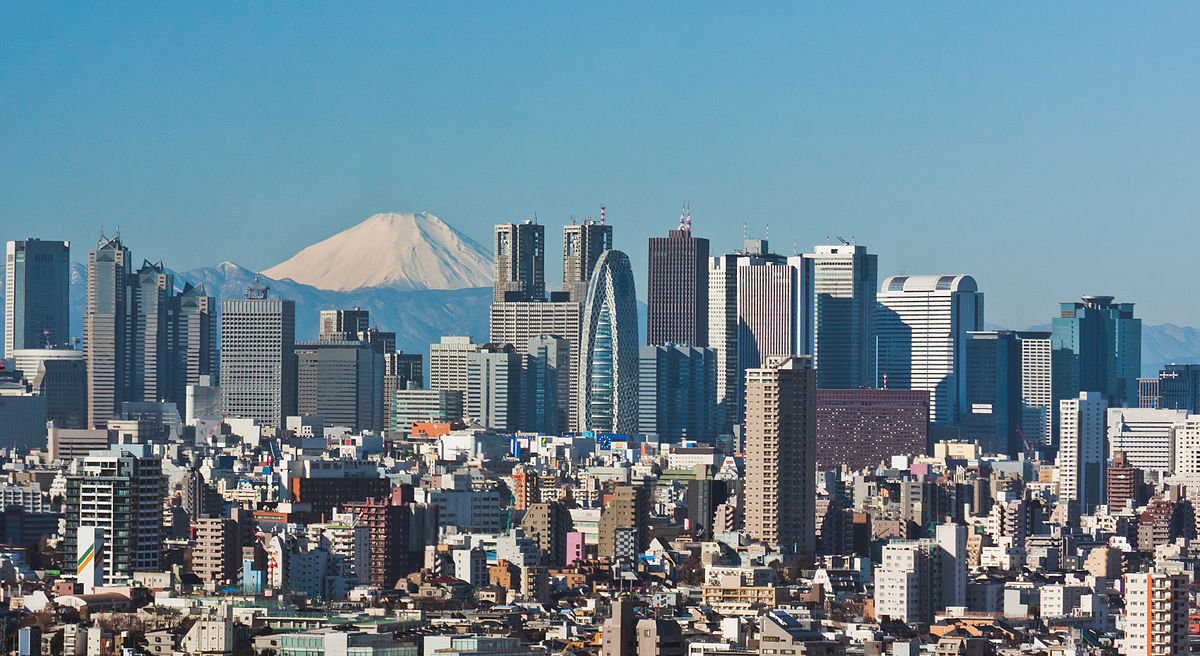
#> input picture Images/city.jpg, 1200 x 656 px, found by its file name
$ python 'Image Transformations.py'
#> lines starting #> are read from the running program, lines starting #| are printed output that depends on the picture
#!/usr/bin/env python
# coding: utf-8

# In[1]:


import cv2 as cv
import os
import numpy as np
os.chdir(r"E:/")


# In[2]:


img = cv.imread('city.jpg')
#> img is the input picture: shape (656, 1200, 3); mean B, G, R 145.8, 132.6, 107.4

cv.imshow('City',img)

def translate(img,x,y):

#> called with x = 100, y = 100
    transMat = np.float32([[1,0,x],[0,1,y]])

    dimensions = (img.shape[1],img.shape[0])
#> dimensions = (1200, 656)

    # this is used to take in the source, function and dimension size to be given

    return cv.warpAffine(img,transMat,dimensions)
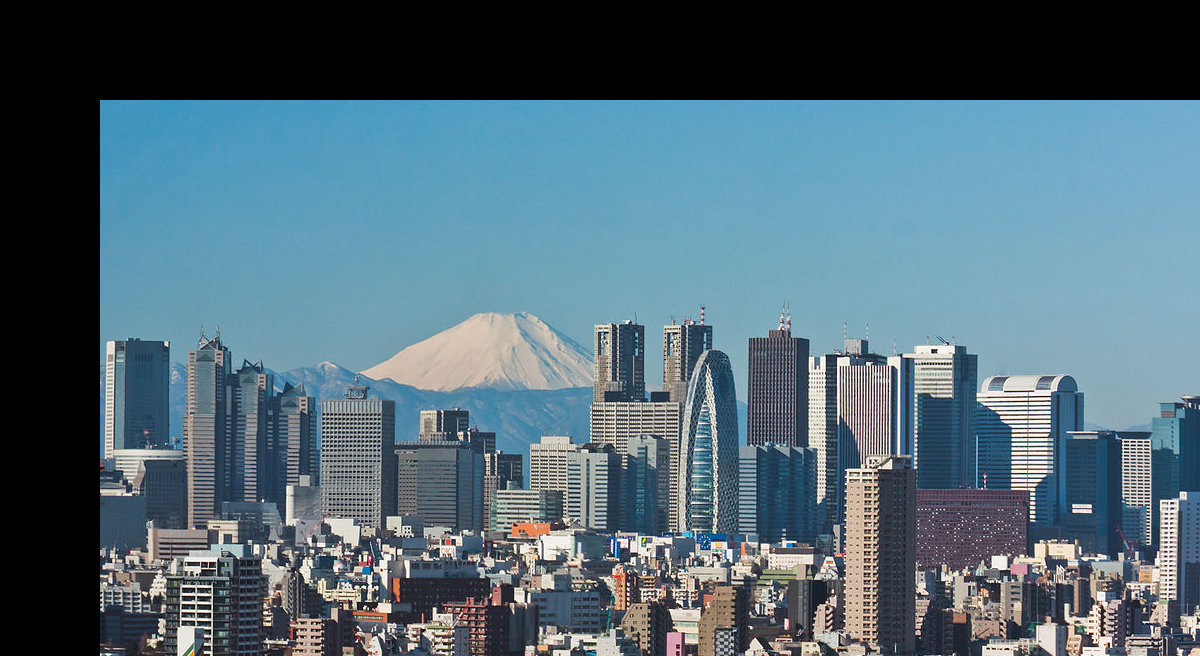
#> returned value: shape (656, 1200, 3); mean of channels 0, 1, 2 117.9, 105.5, 81.5; drawn as B, G, R

# -x shifts the source left x turns right
# -y shifts up and y shifts down

translated = translate(img,100,100)

cv.imshow('Translated',translated)

cv.waitKey(0)


# # Rotation

# In[4]:


img = cv.imread('city.jpg')

cv.imshow('City',img)

# Any specific point can also be rotated

def rotate(img,angle,rotPoint=None):

#> called with angle = -45
    (height,width) = img.shape[:2]
#> height = 656; width = 1200

    if rotPoint==None:

        rotPoint = (width//2,height//2)
#> rotPoint = (600, 328)

    rotMat = cv.getRotationMatrix2D(rotPoint,angle,1.0)

    dimensions= (width,height)
#> dimensions = (1200, 656)

    return cv.warpAffine(img,rotMat,dimensions)
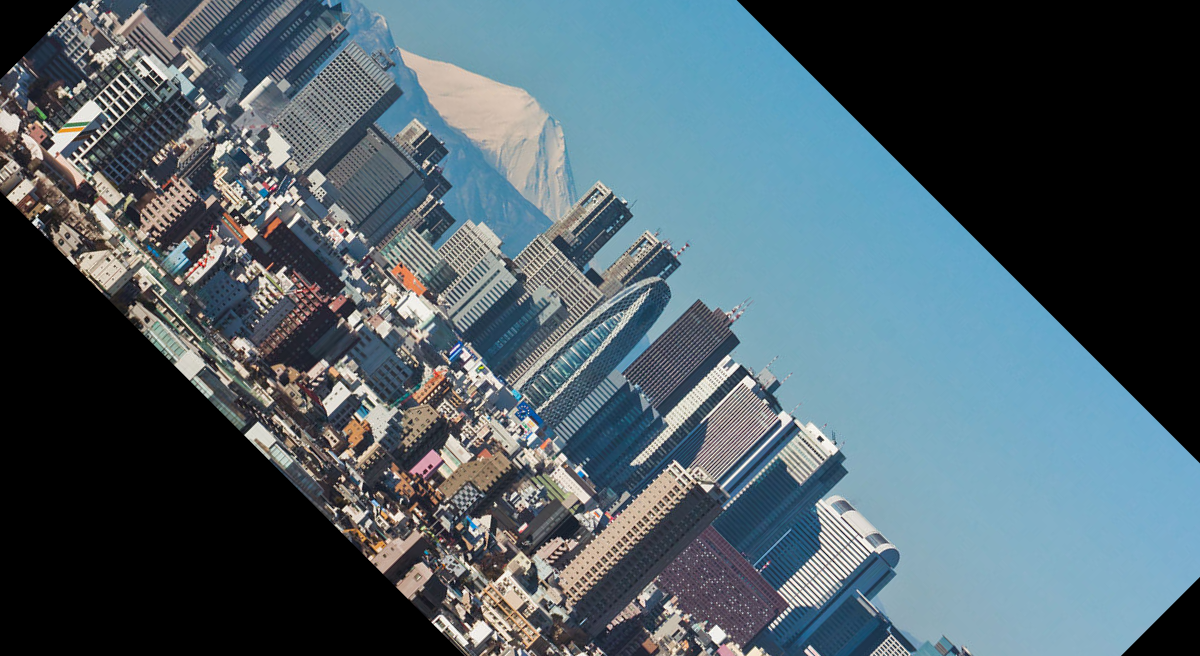
#> returned value: shape (656, 1200, 3); mean of channels 0, 1, 2 103.9, 95.3, 78.6; drawn as B, G, R

# give negative value to turn the angle to opposite direction

rotated = rotate(img,-45)

cv.imshow('Rotated',rotated)

cv.waitKey(0)


# In[ ]:

$ run again, with Images/Cat.jpg copied over Images/city.jpg
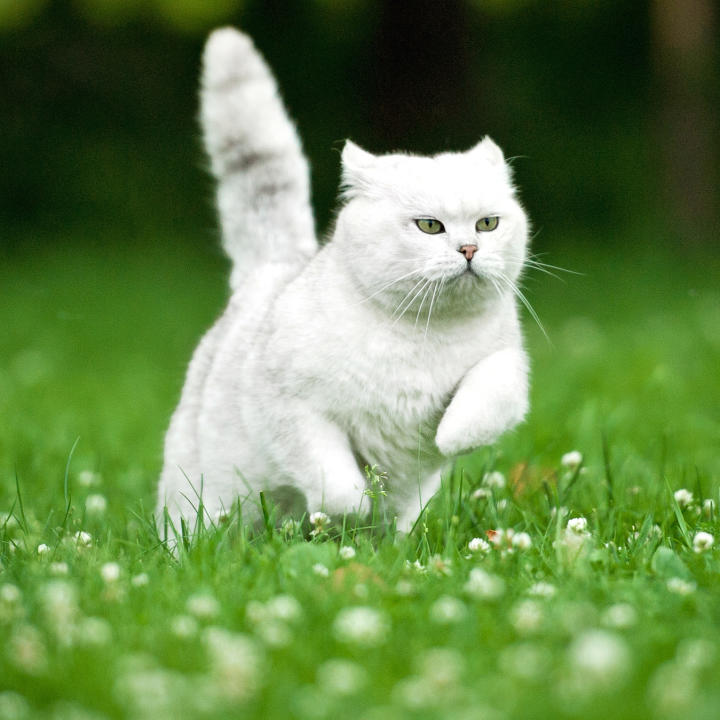
#> input picture Images/Cat.jpg, 720 x 720 px, found by its file name
#> img is the input picture: shape (720, 720, 3); mean B, G, R 78.6, 135, 104.4
#> in translate, `return cv.warpAffine(img,transMat,dimensions)`:
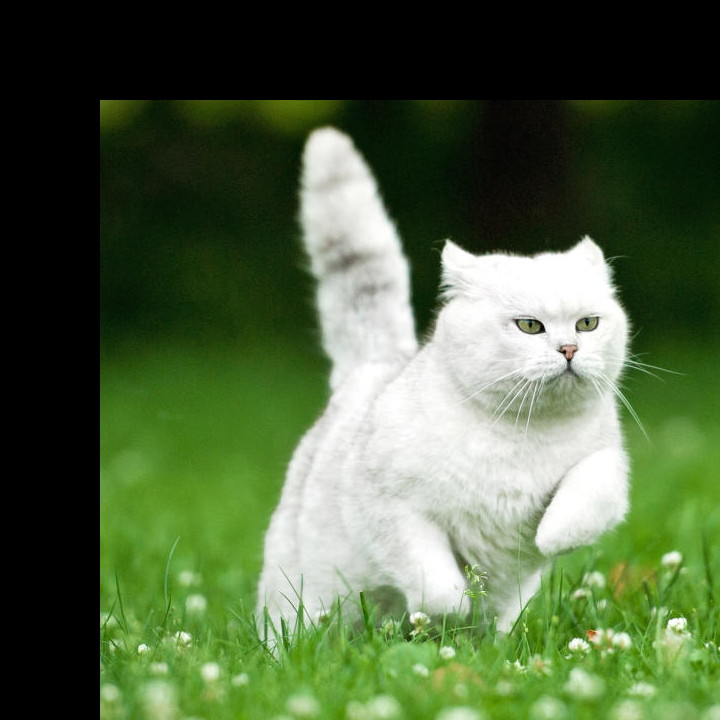
#> returned value: shape (720, 720, 3); mean of channels 0, 1, 2 65.6, 100.4, 80.7; drawn as B, G, R
#> in rotate, `return cv.warpAffine(img,rotMat,dimensions)`:
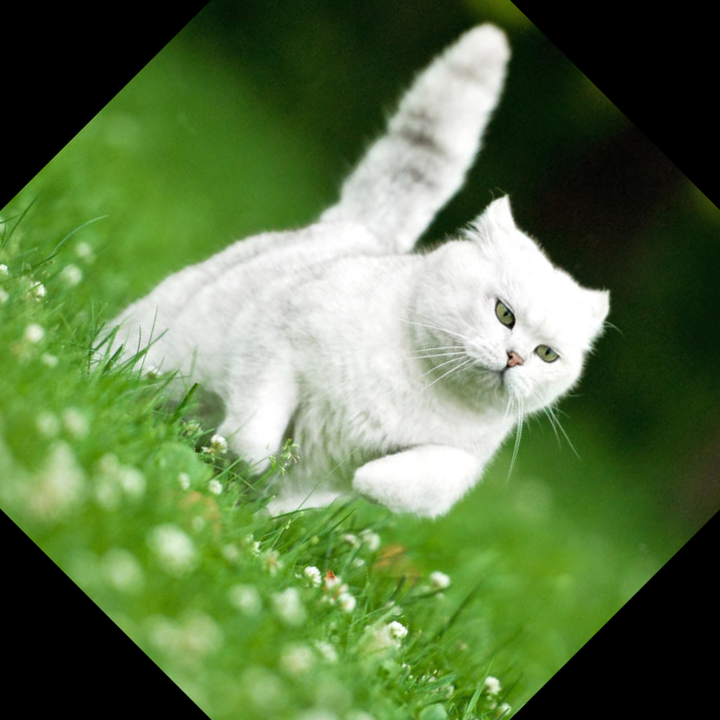
#> returned value: shape (720, 720, 3); mean of channels 0, 1, 2 72.2, 118.4, 93; drawn as B, G, R
